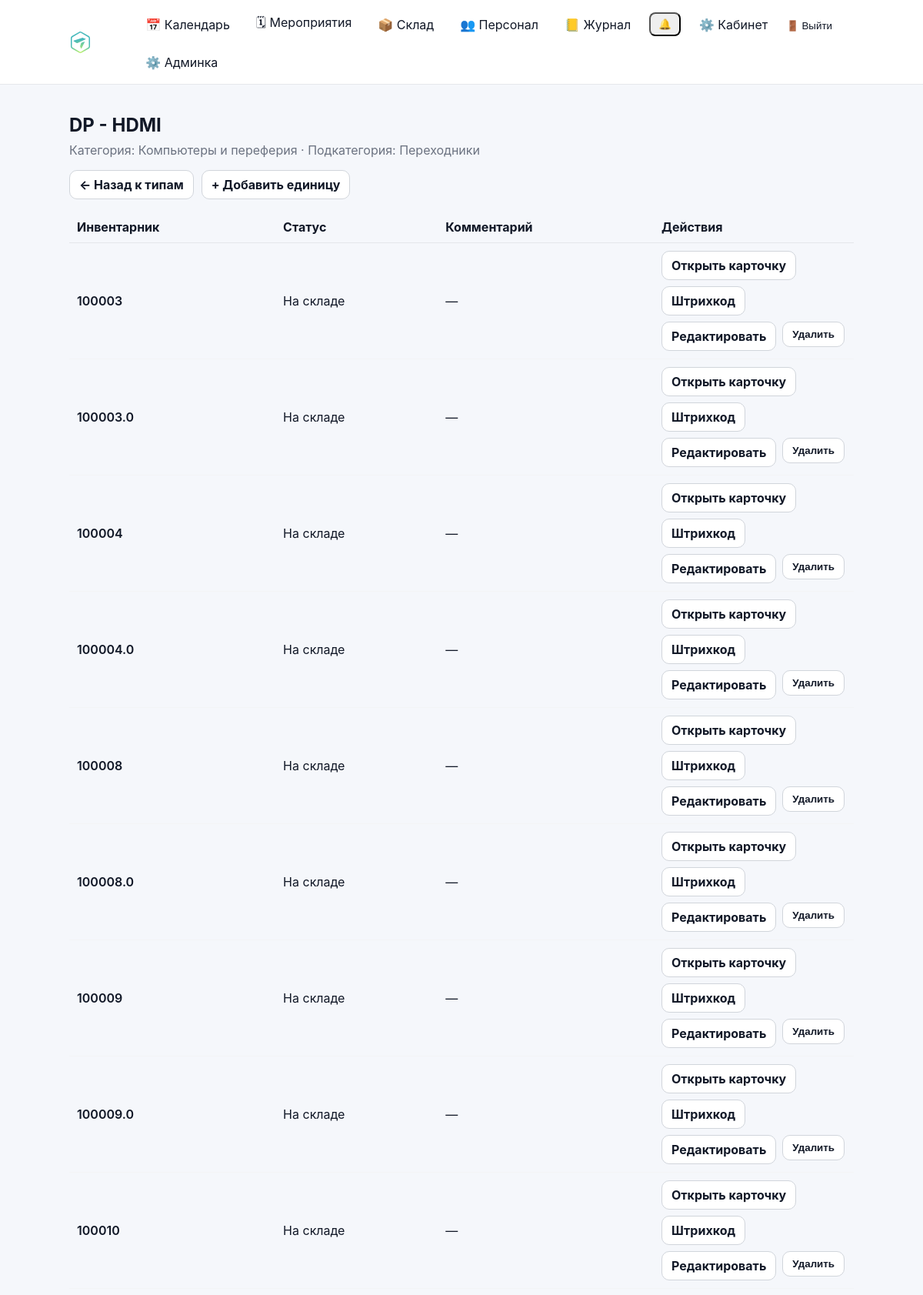
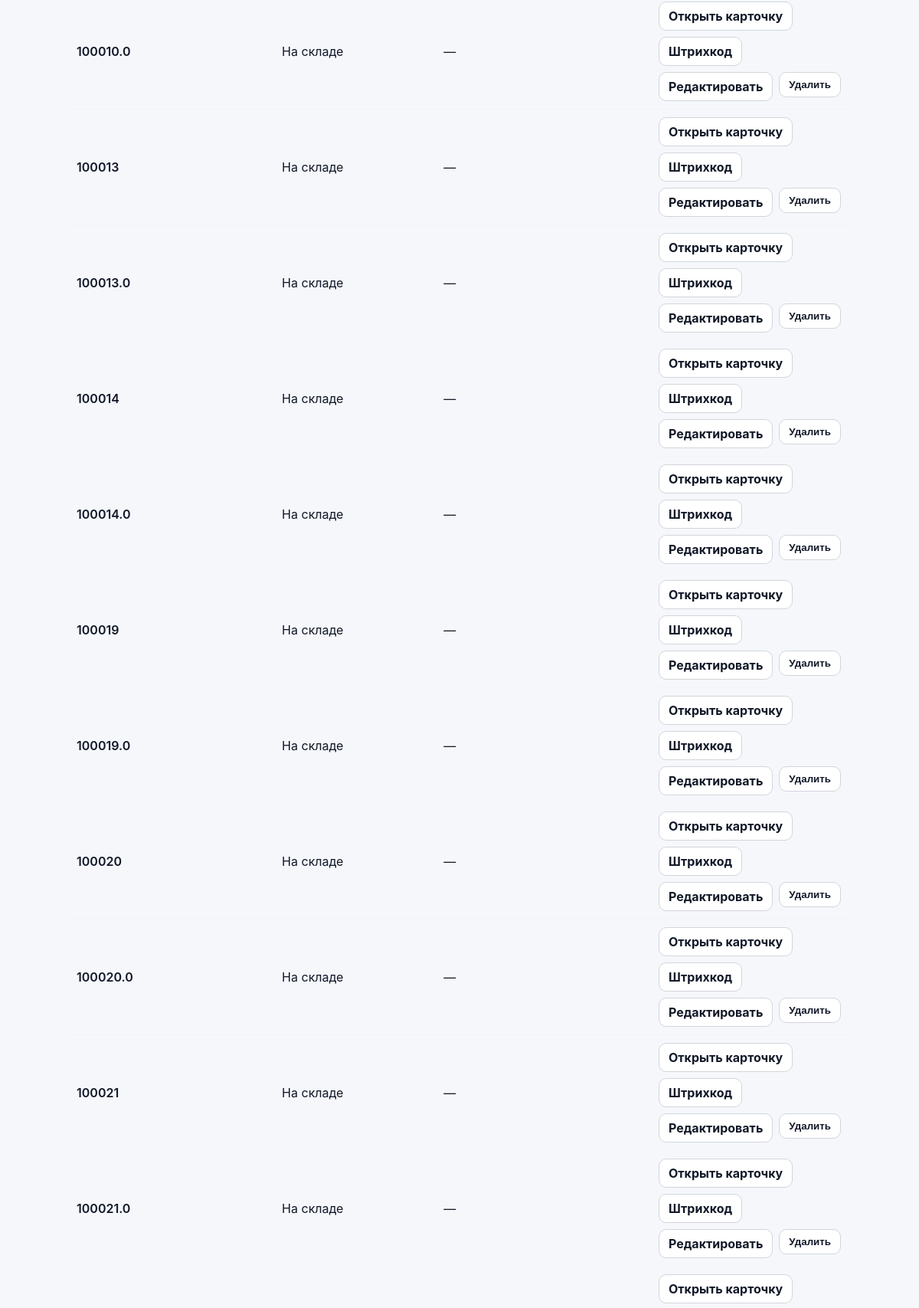
The app's page /warehouse/types/77/items/ (signed in, upper part) with its own data (2 pictures, top to bottom).
### inventory/models.py (models this page shows, shortened)
class StockEquipmentType(models.Model):
    name = models.CharField(max_length=255)
    category = models.ForeignKey(StockCategory, on_delete=models.PROTECT)
    subcategory = models.ForeignKey(
        StockSubcategory,
        on_delete=models.PROTECT,
        null=True,
        blank=True
    )
    power_w = models.PositiveIntegerField(
        null=True,
        blank=True,
        verbose_name="Потребляемая мощность (Вт)"
    )
    dimensions_mm = models.CharField(
        max_length=100,
        null=True,
        blank=True,
        verbose_name="Габариты (мм)"
    )
    weight_kg = models.DecimalField(
        max_digits=6,
        decimal_places=2,
        null=True,
        blank=True,
        verbose_name="Вес (кг)"
    )
    name = models.CharField(max_length=200)
    description = models.TextField(blank=True)
    weight_kg = models.DecimalField(max_digits=8, decimal_places=3, null=True, blank=True)
    width_mm = models.PositiveIntegerField(null=True, blank=True)
    height_mm = models.PositiveIntegerField(null=True, blank=True)
    depth_mm = models.PositiveIntegerField(null=True, blank=True)
    power_watt = models.PositiveIntegerField(null=True, blank=True)
    is_active = models.BooleanField(default=True)
    created_at = models.DateTimeField(auto_now_add=True)
    class Meta:
        verbose_name = "Тип оборудования склада"
        verbose_name_plural = "Типы оборудования склада"
        unique_together = ("category", "subcategory", "name")
        ordering = ["category__name", "subcategory__name", "name", "id"]

class StockCategory(models.Model):
    name = models.CharField(max_length=100, unique=True)
    class Meta:
        verbose_name = "Категория склада"
        verbose_name_plural = "Категории склада"
        ordering = ["name", "id"]

class StockSubcategory(models.Model):
    category = models.ForeignKey(StockCategory, on_delete=models.PROTECT, related_name="subcategories")
    name = models.CharField(max_length=100)
    class Meta:
        verbose_name = "Подкатегория склада"
        verbose_name_plural = "Подкатегории склада"
        unique_together = ("category", "name")
        ordering = ["category__name", "name", "id"]

class StockEquipmentItem(models.Model):
    STATUS_STORAGE = "storage"
    STATUS_EVENT = "event"
    STATUS_REPAIR = "repair"
    STATUS_CHOICES = (
        (STATUS_STORAGE, "На складе"),
        (STATUS_EVENT, "На мероприятии"),
        (STATUS_REPAIR, "В ремонте"),
    )
    equipment_type = models.ForeignKey(
        StockEquipmentType,
        on_delete=models.PROTECT,
        related_name="items",
    )
    inventory_number = models.CharField(max_length=64, unique=True)
    status = models.CharField(
        max_length=16,
        choices=STATUS_CHOICES,
        default=STATUS_STORAGE,
    )
    comment = models.CharField(max_length=255, blank=True)
    photo = models.FileField(upload_to="equipment_photos/", blank=True, null=True)
    kit_items = models.ManyToManyField(
        "self",
        symmetrical=False,
        blank=True,
        related_name="kit_parents",
        verbose_name="Комплект",
    )
    created_at = models.DateTimeField(auto_now_add=True)
    class Meta:
        verbose_name = "Единица оборудования"
        verbose_name_plural = "Единицы оборудования"
        ordering = ["equipment_type__name", "inventory_number", "id"]

### inventory/warehouse_items_views.py (the view)
# urls.py: path("warehouse/types/<int:type_id>/items/", warehouse_items_views.stock_items_list_view, name="stock_items_list"),
@login_required
def stock_items_list_view(request, type_id: int):
    if not can_view_stock(request.user):
        return _forbidden()
    eq_type = get_object_or_404(StockEquipmentType, pk=type_id)
    items = StockEquipmentItem.objects.filter(equipment_type=eq_type).order_by("inventory_number", "id")
    return render(
        request,
        "inventory/warehouse/items_list.html",
        {
            "eq_type": eq_type,
            "items": items,
            "can_manage": _can_manage(request.user),
        },
    )

### accounts/context_processors.py (called while the page is built)
def authz_flags(request):
    user = getattr(request, "user", None)
    return {
        "can_manage_staff": can_manage_staff(user),
        "can_edit_event_card": can_edit_event_card(user),
        "can_edit_event_equipment": can_edit_event_equipment(user),
        "can_edit_inventory": can_edit_inventory(user),
        "can_view_stock": can_view_stock(user),
    }

### accounts/permissions.py (called while the page is built)
def _ok(user) -> bool:
    return bool(user and user.is_authenticated)

def is_super(user) -> bool:
    return bool(_ok(user) and getattr(user, "is_superuser", False))

def can_manage_staff(user) -> bool:
    return is_super(user) or (_ok(user) and user.has_perm("accounts.manage_staff"))

def can_edit_inventory(user) -> bool:
    return is_super(user) or (_ok(user) and user.has_perm("inventory.manage_inventory"))

def can_view_stock(user) -> bool:
    return is_super(user) or (_ok(user) and (user.has_perm("inventory.manage_inventory") or user.has_perm("events.edit_event_card")))

def can_edit_event_card(user) -> bool:
    return is_super(user) or (_ok(user) and user.has_perm("events.edit_event_card"))

def can_edit_event_equipment(user) -> bool:
    return is_super(user) or (_ok(user) and user.has_perm("events.edit_event_equipment"))

### inventory/templatetags/inventory_extras.py (called while the page is built)
@register.filter(name="dash_if_empty")
def dash_if_empty(value):
    if value is None:
        return "—"
    if isinstance(value, str) and value.strip() == "":
        return "—"
    return value

### inventory/warehouse_items_views.py (called while the page is built)
def _can_manage(user) -> bool:
    return can_edit_inventory(user)

### inventory/templates/inventory/warehouse/items_list.html (shortened to what this page needs)
{% extends "base.html" %}
{% load static %}
{% load inventory_extras %}
{% block content %}
<div class="container" style="max-width:1100px; margin:0 auto; padding:20px;">
  <h2 style="margin:0 0 8px 0;">{{ eq_type.name }}</h2>
  <div style="margin:0 0 16px 0; color:#6b7280;">
    Категория: {{ eq_type.category.name|default:"—" }} · Подкатегория: {{ eq_type.subcategory.name|default:"—" }}
  </div>
  <div style="display:flex; gap:10px; align-items:center; margin-bottom:16px;">
    <a class="btn" href="{% url 'stock_type_list' %}">← Назад к типам</a>
    {% if can_manage %}
      <a class="btn" href="{% url 'stock_item_add' type_id=eq_type.id %}">+ Добавить единицу</a>
    {% endif %}
  </div>
  <table class="table" style="width:100%; border-collapse:collapse;">
    <thead>
      <tr style="text-align:left; border-bottom:1px solid #e5e7eb;">
        <th style="padding:10px;">Инвентарник</th>
        <th style="padding:10px;">Статус</th>
        <th style="padding:10px;">Комментарий</th>
        <th style="padding:10px; width:260px;">Действия</th>
      </tr>
    </thead>
    <tbody>
      {% for item in items %}
      <tr style="border-bottom:1px solid #f3f4f6;">
        <td style="padding:10px; font-weight:600;">{{ item.inventory_number }}</td>
        <td style="padding:10px;">{{ item.get_status_display }}</td>
        <td style="padding:10px;">{{ item.comment|dash_if_empty }}</td>
        <td style="padding:10px; display:flex; gap:8px; flex-wrap:wrap;">
          <a class="btn" href="{% url 'stock_item_card' type_id=eq_type.id item_id=item.id %}">Открыть карточку</a>
          <a class="btn" href="{% url 'stock_item_qr' type_id=eq_type.id item_id=item.id %}">Штрихкод</a>
          {% if can_manage %}
            <a class="btn" href="{% url 'stock_item_edit' type_id=eq_type.id item_id=item.id %}">Редактировать</a>
            <form method="post" action="{% url 'stock_item_delete' type_id=eq_type.id item_id=item.id %}" style="margin:0;">
              <button class="btn" type="submit" onclick="return confirm('Удалить единицу?')">Удалить</button>
            </form>
          {% endif %}
        </td>
      </tr>
      {% empty %}
      <tr><td colspan="4" style="padding:14px; color:#6b7280;">Единицы ещё не заведены.</td></tr>
      {% endfor %}
    </tbody>
  </table>
</div>
{% endblock %}

### static/css/base.css (style rules this page uses)
* { box-sizing: border-box; }
html, body { height: 100%; }
body { margin: 0; font-family: -apple-system, BlinkMacSystemFont, "Segoe UI", Roboto, Arial, sans-serif; background: #f5f7fb; color: #111827; }
a { color: inherit; text-decoration: none; }
.container { max-width: 1100px; margin: 0 auto; padding: 20px; }
.btn { display: inline-flex; align-items: center; gap: 8px; padding: 8px 12px; border-radius: 10px; border: 1px solid #d1d5db; background: #ffffff; color: #111827; font-weight: 700; cursor: pointer; text-decoration: none; transition: transform 160ms ease, box-shadow 160ms ease, background 160ms ease, border-color 160ms ease; }

### records on screen
StockEquipmentType: name "DP - HDMI", category.name "Компьютеры и переферия", subcategory.name "Переходники"
StockEquipmentItem: inventory_number "100003", status "На складе", comment|dash_if_empty "—", shows "Редактировать"
StockEquipmentItem: inventory_number "100003.0", status "На складе", comment|dash_if_empty "—", shows "Редактировать"
StockEquipmentItem: inventory_number "100004", status "На складе", comment|dash_if_empty "—", shows "Редактировать"
StockEquipmentItem: inventory_number "100004.0", status "На складе", comment|dash_if_empty "—", shows "Редактировать"
StockEquipmentItem: inventory_number "100008", status "На складе", comment|dash_if_empty "—", shows "Редактировать"
StockEquipmentItem: inventory_number "100008.0", status "На складе", comment|dash_if_empty "—", shows "Редактировать"
StockEquipmentItem: inventory_number "100009", status "На складе", comment|dash_if_empty "—", shows "Редактировать"
StockEquipmentItem: inventory_number "100009.0", status "На складе", comment|dash_if_empty "—", shows "Редактировать"
StockEquipmentItem: inventory_number "100010", status "На складе", comment|dash_if_empty "—", shows "Редактировать"
StockEquipmentItem: inventory_number "100010.0", status "На складе", comment|dash_if_empty "—", shows "Редактировать"
StockEquipmentItem: inventory_number "100013", status "На складе", comment|dash_if_empty "—", shows "Редактировать"
StockEquipmentItem: inventory_number "100013.0", status "На складе", comment|dash_if_empty "—", shows "Редактировать"
StockEquipmentItem: inventory_number "100014", status "На складе", comment|dash_if_empty "—", shows "Редактировать"
StockEquipmentItem: inventory_number "100014.0", status "На складе", comment|dash_if_empty "—", shows "Редактировать"
StockEquipmentItem: inventory_number "100019", status "На складе", comment|dash_if_empty "—", shows "Редактировать"
StockEquipmentItem: inventory_number "100019.0", status "На складе", comment|dash_if_empty "—", shows "Редактировать"
StockEquipmentItem: inventory_number "100020", status "На складе", comment|dash_if_empty "—", shows "Редактировать"
StockEquipmentItem: inventory_number "100020.0", status "На складе", comment|dash_if_empty "—", shows "Редактировать"
StockEquipmentItem: inventory_number "100021", status "На складе", comment|dash_if_empty "—", shows "Редактировать"
StockEquipmentItem: inventory_number "100021.0", status "На складе", comment|dash_if_empty "—", shows "Редактировать"
